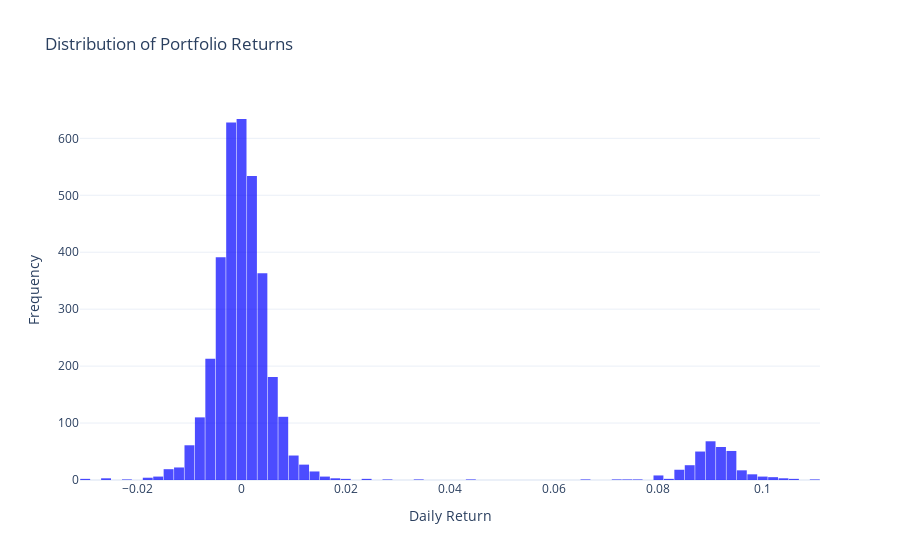

Write notebook code for a chart like this one.
### Code cell
fig = go.Figure()

fig.add_trace(go.Histogram(
    x=returns['Return'],  # Portfolio return data
    nbinsx=80,  # Adjust bin count
    marker=dict(color='blue', opacity=0.7),  
    name="Daily Returns"
))

# Add layout details
fig.update_layout(
    title="Distribution of Portfolio Returns",
    xaxis_title="Daily Return",
    yaxis_title="Frequency",
    bargap=0.05,
    template="plotly_white"
)

# Show the plot
fig.show()

### Figure 1 — Plotly figure (JSON) as saved in the notebook; plotly's stock layout.template omitted (floating-point values rounded to 4 significant figures; data arrays with more than 128 entries replaced by an {"elided": "..."} marker saying what was removed)
{"data": [{"marker": {"color": "blue", "opacity": 0.7}, "name": "Daily Returns", "nbinsx": 80, "type": "histogram", "x": {"elided": "3713 float values"}}], "layout": {"bargap": 0.05, "title": {"text": "Distribution of Portfolio Returns"}, "xaxis": {"title": {"text": "Daily Return"}}, "yaxis": {"title": {"text": "Frequency"}}}}
